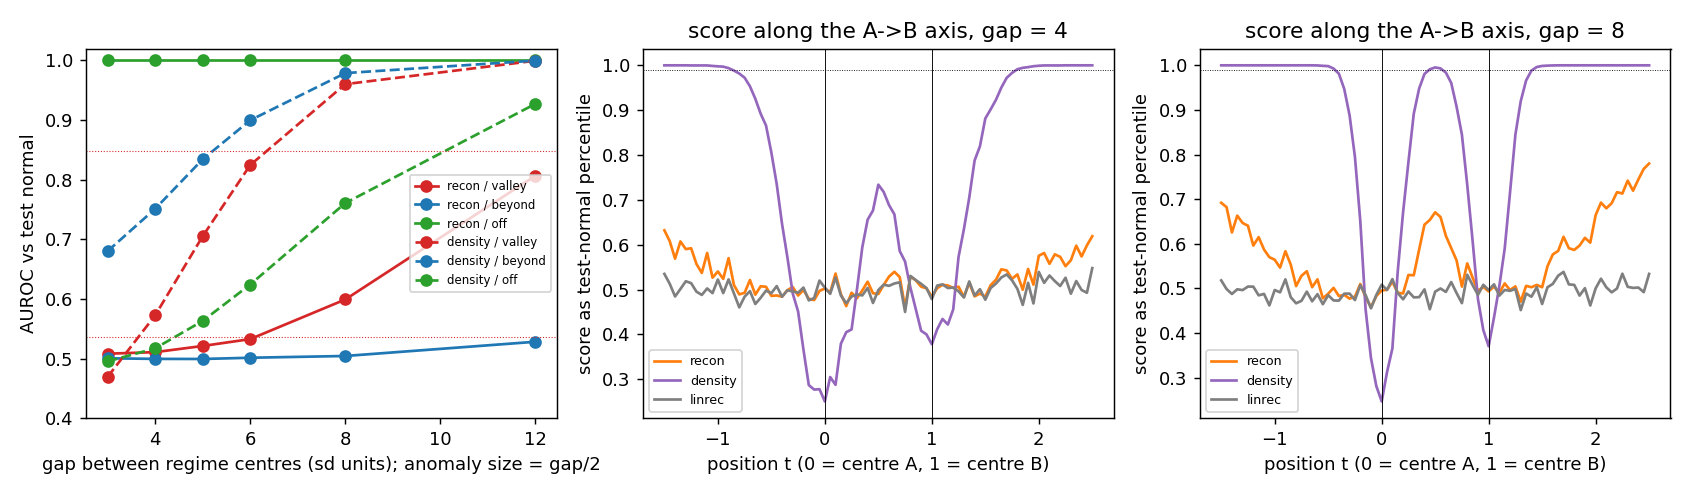

Write Python code to recreate this figure.
"""A8 valley-smoothing synthetic control: two close normal regimes, three anomaly directions of equal size.

World. D = 20 observed dims. A d_m = 4 dim manifold U_in (random orthonormal frame). Two regimes A, B whose
centres differ by `gap` (in within-regime sd units, sigma_w = 1) along the first manifold axis e1; within-regime
spread sigma_w along all d_m manifold axes; isotropic noise sigma_n = 0.05 in R^D. Optional SINGLE-regime world
(gap = None): only A exists. Detectors are trained on normal data only:
  recon   : MLP autoencoder with latent d_m, score = reconstruction error (the "deep reconstructor" stand-in)
  density : GMM in the AE latent, K by BIC in {1,2,3,4}, score = -log p(z)  (the latent-density head stand-in)
  linrec  : PCA-d_m reconstruction error (linear reference; a linear model cannot "curve" the manifold)
Anomalies. Start from a normal A point, displace by magnitude m = gap/2 (lands at the inter-regime midpoint):
  valley : along +e1 (toward B)                 -> the hypothesised blind spot of the reconstructor
  beyond : along -e1 (away from B)              -> same magnitude, same axis, no regime on the other side
  off    : orthogonal to U_in (off-manifold)    -> unreachable by any decoder
Also a 1-D profile along the A->B axis (t from -1.5 to 2.5, in units of the gap) of recon error and -log p.
Invariants stated in advance: (S1) single-regime world: valley == beyond for both detectors (symmetric); any
valley-vs-beyond asymmetry with B present is the smoothing effect. (S2) off anomalies are caught by the recon
head at every gap. (S3) if the mechanism is real, recon AUROC on valley falls below recon AUROC on beyond, the
deficit is largest at small gaps and shrinks at large gaps; density AUROC on valley stays high. (S4) the linear
reconstructor treats valley and beyond identically (it cannot bend), so any asymmetry is a nonlinear-decoder effect.
Writes a8_valley_synth.jsonl (one row per (gap, seed), resumable) and a8_valley_synth.png/.svg.
Usage (from poc/): python _diagnostics/a8_valley_synth.py
"""
from __future__ import annotations
import json, os, sys, time
import numpy as np, torch, torch.nn as nn
from sklearn.metrics import roc_auc_score
from sklearn.mixture import GaussianMixture
from sklearn.decomposition import PCA
torch.set_num_threads(4)
HERE = os.path.dirname(os.path.abspath(__file__)); OUT = os.path.join(HERE, "a8_valley_synth.jsonl")
D, DM = 20, 4
SIG_W, SIG_N = 1.0, 0.05
N_TRAIN, N_TEST_N, N_ANOM = 6000, 1500, 400
GAPS = [None, 3.0, 4.0, 5.0, 6.0, 8.0, 12.0]     # None = single regime (invariant S1); m = gap/2, single regime uses m = 2.5
SEEDS = [0, 1, 2]
T_GRID = np.linspace(-1.5, 2.5, 81)


def emit(row):
    with open(OUT, "a", encoding="utf-8") as f: f.write(json.dumps(row) + "\n"); f.flush()


def done():
    s = set()
    if os.path.exists(OUT):
        for l in open(OUT, encoding="utf-8"):
            try: r = json.loads(l); s.add((r["gap"], r["seed"]))
            except Exception: pass
    return s


class World:
    def __init__(self, gap, seed):
        self.rng = np.random.default_rng(seed); self.gap = gap
        Q, _ = np.linalg.qr(self.rng.normal(size=(D, D))); self.U_in, self.U_off = Q[:, :DM], Q[:, DM:]
        self.cA = np.zeros(DM); self.cB = np.zeros(DM); self.cB[0] = gap if gap is not None else 0.0
        self.e1 = self.U_in[:, 0]                    # observed-space direction A -> B
        self.m = (gap / 2) if gap is not None else 2.5

    def normal(self, n):
        if self.gap is None: k = np.zeros(n, int)
        else: k = self.rng.integers(0, 2, n)
        c = np.where(k[:, None] == 0, self.cA[None], self.cB[None])
        z = c + SIG_W * self.rng.normal(size=(n, DM))
        return z @ self.U_in.T + SIG_N * self.rng.normal(size=(n, D)), k

    def anomalies(self, n, kind):
        x, k = self.normal(2 * n); x = x[k == 0][:n]        # start from regime A points only
        if kind == "valley": v = self.m * self.e1[None]
        elif kind == "beyond": v = -self.m * self.e1[None]
        elif kind == "off":
            u = self.rng.normal(size=(len(x), D - DM)); u /= np.linalg.norm(u, axis=1, keepdims=True); v = self.m * (u @ self.U_off.T)
        return x + v

    def profile(self):
        # points along the A->B axis at t*gap (or t*2m in the single world), with within-regime spread in the OTHER manifold dims
        L = self.gap if self.gap is not None else 2 * self.m
        z = SIG_W * self.rng.normal(size=(len(T_GRID), 200, DM)); z[:, :, 0] = (T_GRID * L)[:, None]
        return z.reshape(-1, DM) @ self.U_in.T + SIG_N * self.rng.normal(size=(len(T_GRID) * 200, D))


class AE(nn.Module):
    def __init__(self):
        super().__init__()
        self.enc = nn.Sequential(nn.Linear(D, 64), nn.ReLU(), nn.Linear(64, 64), nn.ReLU(), nn.Linear(64, DM))
        self.dec = nn.Sequential(nn.Linear(DM, 64), nn.ReLU(), nn.Linear(64, 64), nn.ReLU(), nn.Linear(64, D))
    def forward(self, x): z = self.enc(x); return self.dec(z), z


def fit_ae(X, seed, epochs=200):
    torch.manual_seed(seed); ae = AE(); opt = torch.optim.Adam(ae.parameters(), 3e-3)
    Xt = torch.tensor(X, dtype=torch.float32)
    sched = torch.optim.lr_scheduler.CosineAnnealingLR(opt, epochs)
    for ep in range(epochs):
        perm = torch.randperm(len(Xt))
        for i in range(0, len(Xt), 256):
            xb = Xt[perm[i:i + 256]]; xr, _ = ae(xb); loss = ((xr - xb) ** 2).mean(); opt.zero_grad(); loss.backward(); opt.step()
        sched.step()
    return ae


def score(ae, gmm, pca, X):
    with torch.no_grad():
        Xt = torch.tensor(X, dtype=torch.float32); xr, z = ae(Xt)
    rec = ((xr - Xt) ** 2).mean(1).numpy(); den = -gmm.score_samples(z.numpy())
    lin = ((pca.inverse_transform(pca.transform(X)) - X) ** 2).mean(1)
    return dict(recon=rec, density=den, linrec=lin)


def auroc(sn, sa): return float(roc_auc_score(np.r_[np.zeros(len(sn)), np.ones(len(sa))], np.r_[sn, sa]))


t0 = time.time()
for gap in GAPS:
    for seed in SEEDS:
        if (gap, seed) in done(): continue
        Wd = World(gap, seed); Xtr, _ = Wd.normal(N_TRAIN); mu, sd = Xtr.mean(0), Xtr.std(0) + 1e-9
        S = lambda X: (X - mu) / sd
        ae = fit_ae(S(Xtr), seed)
        with torch.no_grad(): _, ztr = ae(torch.tensor(S(Xtr), dtype=torch.float32))
        ztr = ztr.numpy()
        fits = [GaussianMixture(k, covariance_type="full", random_state=seed, reg_covar=1e-4).fit(ztr) for k in (1, 2, 3, 4)]
        gmm = fits[int(np.argmin([g.bic(ztr) for g in fits]))]
        pca = PCA(DM).fit(S(Xtr))
        Xn, _ = Wd.normal(N_TEST_N); sn = score(ae, gmm, pca, S(Xn))
        row = dict(gap=gap, seed=seed, m=Wd.m, K_bic=gmm.n_components, train_recon_q99=float(np.quantile(sn["recon"], .99)))
        for kind in ["valley", "beyond", "off"]:
            Xa = Wd.anomalies(N_ANOM, kind); sa = score(ae, gmm, pca, S(Xa))
            for det in ["recon", "density", "linrec"]:
                row[f"auroc_{det}_{kind}"] = auroc(sn[det], sa[det])
                row[f"rec99_{det}_{kind}"] = float((sa[det] > np.quantile(sn[det], .99)).mean())
                row[f"medpct_{det}_{kind}"] = float(np.median(np.searchsorted(np.sort(sn[det]), sa[det]) / len(sn[det])))
        # 1-D profile along the axis
        Xp = Wd.profile(); sp = score(ae, gmm, pca, S(Xp))
        for det in ["recon", "density", "linrec"]:
            v = sp[det].reshape(len(T_GRID), 200)
            # express as percentile of the test-normal score distribution (0..1), median over the 200 draws per t
            pct = np.searchsorted(np.sort(sn[det]), v) / len(sn[det])
            row[f"profile_{det}"] = np.median(pct, 1).round(4).tolist()
        row["profile_t"] = T_GRID.round(3).tolist(); row["secs"] = round(time.time() - t0, 1)
        emit(row)
        print(f"gap={gap} seed={seed} K={gmm.n_components} | recon valley/beyond/off = {row['auroc_recon_valley']:.3f}/{row['auroc_recon_beyond']:.3f}/{row['auroc_recon_off']:.3f} | density = {row['auroc_density_valley']:.3f}/{row['auroc_density_beyond']:.3f}/{row['auroc_density_off']:.3f} | linrec = {row['auroc_linrec_valley']:.3f}/{row['auroc_linrec_beyond']:.3f}/{row['auroc_linrec_off']:.3f}  [{time.time()-t0:.0f}s]", flush=True)

# ---- summary + figure
rows = [json.loads(l) for l in open(OUT, encoding="utf-8")]
print("\nSUMMARY seed-mean AUROC (recon valley / beyond / off | density valley / beyond / off | linrec valley / beyond)")
summ = {}
for gap in GAPS:
    rs = [r for r in rows if r["gap"] == gap]
    if not rs: continue
    g = lambda k: float(np.mean([r[k] for r in rs]))
    summ[str(gap)] = {k: g(k) for k in rs[0] if k.startswith(("auroc_", "rec99_", "medpct_"))}
    print(f"  gap={str(gap):5s} n={len(rs)} | {g('auroc_recon_valley'):.3f} / {g('auroc_recon_beyond'):.3f} / {g('auroc_recon_off'):.3f} | {g('auroc_density_valley'):.3f} / {g('auroc_density_beyond'):.3f} / {g('auroc_density_off'):.3f} | {g('auroc_linrec_valley'):.3f} / {g('auroc_linrec_beyond'):.3f}   recall@1%: recon v/b {g('rec99_recon_valley'):.2f}/{g('rec99_recon_beyond'):.2f} density v/b {g('rec99_density_valley'):.2f}/{g('rec99_density_beyond'):.2f}")
json.dump(summ, open(os.path.join(HERE, "a8_valley_synth_summary.json"), "w"), indent=1)
try:
    import matplotlib; matplotlib.use("Agg"); import matplotlib.pyplot as plt
    fig, ax = plt.subplots(1, 3, figsize=(13, 3.8))
    gaps = [g for g in GAPS if g is not None and str(g) in summ]
    for det, ls in [("recon", "-"), ("density", "--")]:
        for kind, c in [("valley", "C3"), ("beyond", "C0"), ("off", "C2")]:
            ax[0].plot(gaps, [summ[str(g)][f"auroc_{det}_{kind}"] for g in gaps], ls, color=c, marker="o", label=f"{det} / {kind}")
    if "None" in summ:
        ax[0].axhline(summ["None"]["auroc_recon_valley"], color="C3", lw=0.6, ls=":"); ax[0].axhline(summ["None"]["auroc_density_valley"], color="C3", lw=0.6, ls=":")
    ax[0].set_xlabel("gap between regime centres (sd units); anomaly size = gap/2"); ax[0].set_ylabel("AUROC vs test normal"); ax[0].legend(fontsize=6.5); ax[0].set_ylim(0.4, 1.02)
    for gi, gap in enumerate([g for g in (4.0, 8.0) if str(g) in summ]):
        rs = [r for r in rows if r["gap"] == gap]; t = np.array(rs[0]["profile_t"])
        for det, c in [("recon", "C1"), ("density", "C4"), ("linrec", "C7")]:
            p = np.mean([r[f"profile_{det}"] for r in rs], 0); ax[1 + gi].plot(t, p, color=c, label=det)
        ax[1 + gi].axvline(0, color="k", lw=0.5); ax[1 + gi].axvline(1, color="k", lw=0.5); ax[1 + gi].axhline(0.99, color="k", lw=0.5, ls=":")
        ax[1 + gi].set_title(f"score along the A->B axis, gap = {gap:g}"); ax[1 + gi].set_xlabel("position t (0 = centre A, 1 = centre B)"); ax[1 + gi].set_ylabel("score as test-normal percentile"); ax[1 + gi].legend(fontsize=7)
    fig.tight_layout(); fig.savefig(os.path.join(HERE, "a8_valley_synth.png"), dpi=130); fig.savefig(os.path.join(HERE, "a8_valley_synth.svg")); print("figure saved")
except Exception as e:
    print("figure skipped:", e)
